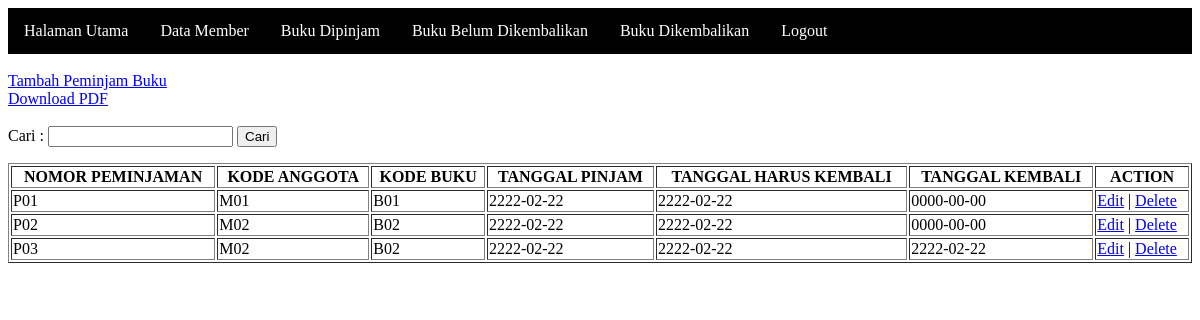
/responsi/tampil_dipinjam.php (signed in), run on the app's committed database.
### tables this page shows
CREATE TABLE `peminjaman` (
  `nopeminjaman` varchar(40) NOT NULL,
  `kodeangt` varchar(40) NOT NULL,
  `kodebk` varchar(40) NOT NULL,
  `tglpinjam` date NOT NULL,
  `tglhrskembali` date NOT NULL,
  `tglkembali` date NOT NULL
);

### responsi/tampil_dipinjam.php (the view, shortened to what this page needs)
<?php
include_once("koneksi.php");
?>
<html>
<head>
</head>
<body>
    <ul>
        <li><a href="tampil_data.php">Halaman Utama</a></li>
        <li><a href="tampil_member.php">Data Member</a></li>
        <li><a href="tampil_dipinjam.php">Buku Dipinjam</a></li>
        <li><a href="tampil_belum_dikembalikan.php">Buku Belum Dikembalikan</a></li>
        <li><a href="tampil_dikembalikan.php">Buku Dikembalikan</a></li>
        <li><a href="logout.php">Logout</a></li>
    </ul>
    <br>
    <a href="tambah_dipinjam.php">Tambah Peminjam Buku</a><br /><a href="pdf_dipinjam.php">Download PDF</a><br /><br />
    <form action="" method="get">
        <label>Cari :</label>
        <input type="text" name="cari">
        <input type="submit" value="Cari">
    </form>
    <table width='100%' border=1>
        <tr>
            <th>NOMOR PEMINJAMAN</th>
            <th>KODE ANGGOTA</th>
            <th>KODE BUKU</th>
            <th>TANGGAL PINJAM</th>
            <th>TANGGAL HARUS KEMBALI</th>
            <th>TANGGAL KEMBALI</th>
            <th>ACTION</th>
        </tr>
        <?php
        if (isset($_GET['cari'])) {
            $cari = $_GET['cari'];
            $sql = "select * from peminjaman where nopeminjaman like
'%" . $cari . "%' or kodeangt like
'%" . $cari . "%' or kodebk like
'%" . $cari . "%' or tglpinjam like
'%" . $cari . "%' or tglhrskembali like
'%" . $cari . "%' or tglkembali like
'%" . $cari . "%'";
            $tampil = mysqli_query($konek, $sql);
        } else {
            $sql = "select * from peminjaman";
            $tampil = mysqli_query($konek, $sql);
        }
        while ($user_data = mysqli_fetch_array($tampil)) {
            echo "<tr>";
            echo "<td>" . $user_data['nopeminjaman'] . "</td>";
            echo "<td>" . $user_data['kodeangt'] . "</td>";
            echo "<td>" . $user_data['kodebk'] . "</td>";
            echo "<td>" . $user_data['tglpinjam'] . "</td>";
            echo "<td>" . $user_data['tglhrskembali'] . "</td>";
            echo "<td>" . $user_data['tglkembali'] . "</td>";
            echo "<td><a href='edit_dipinjam.php?nopeminjaman=$user_data[nopeminjaman]'>Edit</a> |
<a href='delete_dipinjam.php?nopeminjaman=$user_data[nopeminjaman]'>Delete</a></td></tr>";
        ?>
        <?php } ?>
    </table>
</body>
</html>

### responsi/tampil_dipinjam.php (style rules this page uses)
ul { list-style-type: none; margin: 0; padding: 0; overflow: hidden; background-color: #000; }
li { float: left; }
li a { display: block; color: white; text-align: center; padding: 14px 16px; text-decoration: none; }

### data on the page
peminjaman: nopeminjaman "P01", kodeangt "M01", kodebk "B01", tglpinjam "2222-02-22", tglhrskembali "2222-02-22", tglkembali "0000-00-00"
peminjaman: nopeminjaman "P02", kodeangt "M02", kodebk "B02", tglpinjam "2222-02-22", tglhrskembali "2222-02-22", tglkembali "0000-00-00"
peminjaman: nopeminjaman "P03", kodeangt "M02", kodebk "B02", tglpinjam "2222-02-22", tglhrskembali "2222-02-22", tglkembali "2222-02-22"
